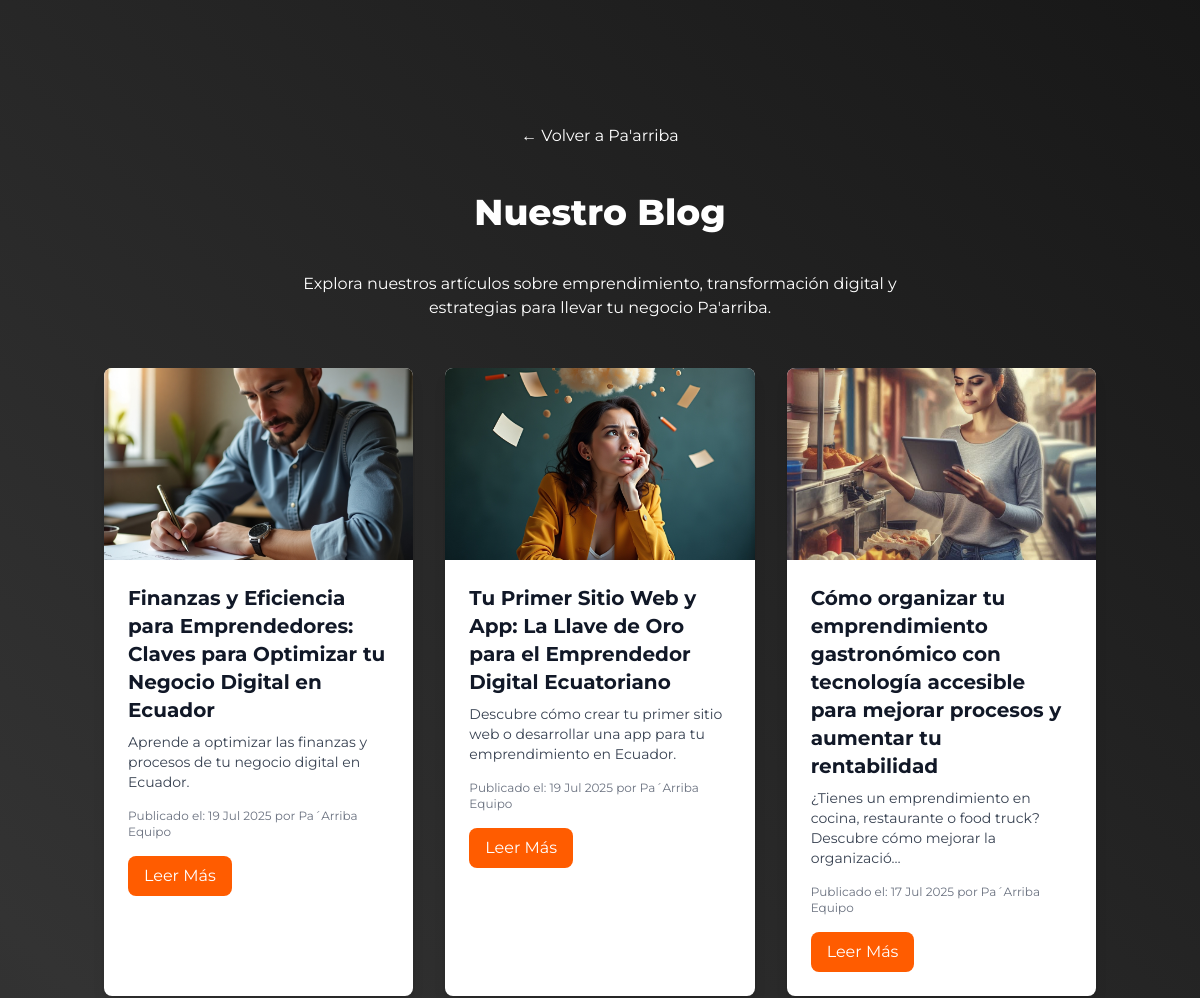
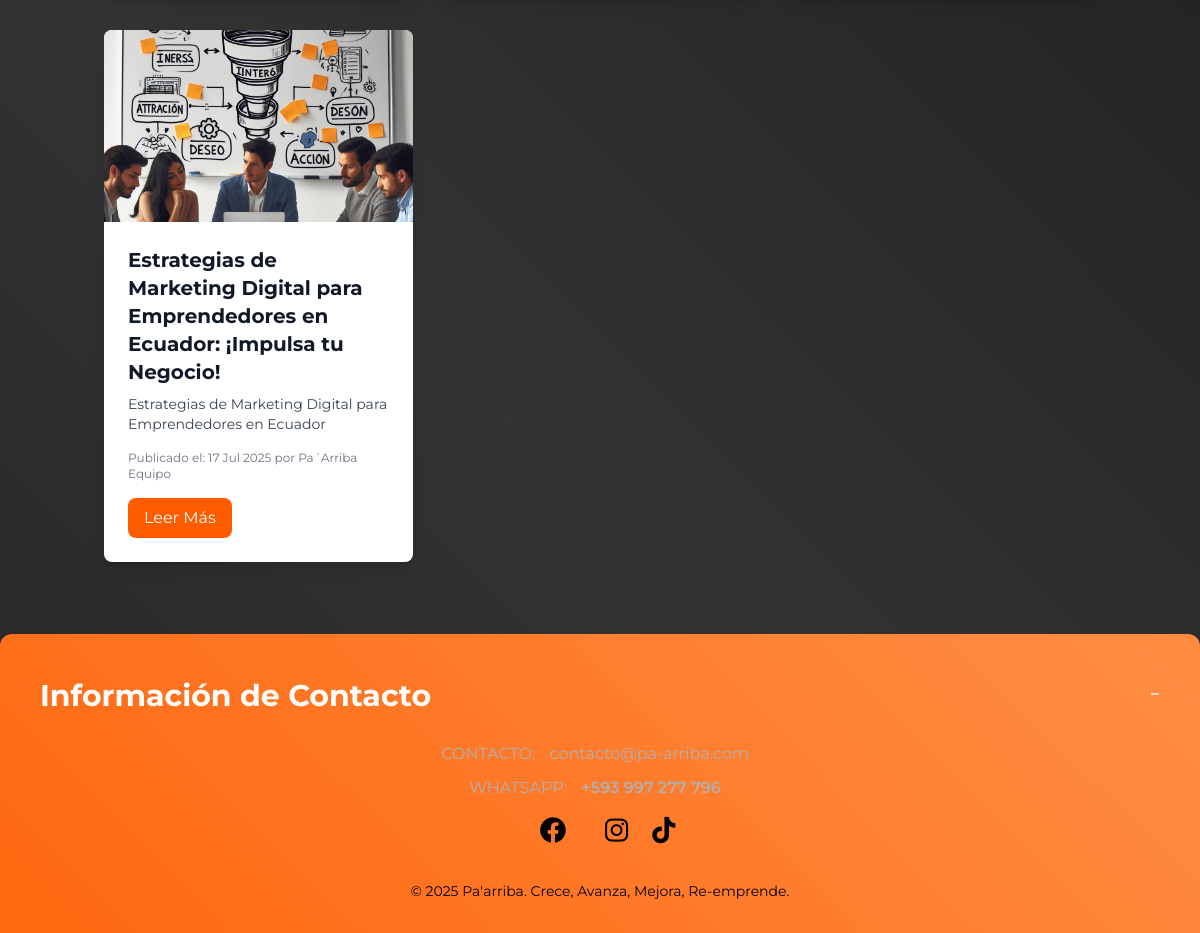
Screenshot of /blog/ with the database file from the repository (2 pictures, top to bottom).
### blog/models.py (models this page shows, shortened)
class Post(models.Model):
    title = models.CharField(max_length=200, verbose_name="Título del Artículo")
    meta_description = models.CharField(
        max_length=160,
        blank=True,
        null=True,
        help_text="Breve descripción para los motores de búsqueda (máx. 160 caracteres)."
    )
    content = RichTextField(blank=True, null=True, verbose_name="Contenido del Artículo")
    published_date = models.DateTimeField(default=timezone.now, verbose_name="Fecha de Publicación")
    author = models.CharField(max_length=100, default="Pa´Arriba Equipo", verbose_name="Autor")
    slug = models.SlugField(unique=True, blank=True, null=True, max_length=200, verbose_name="Slug (URL amigable)")
    image = models.ImageField(upload_to='blog_images/', blank=True, null=True, verbose_name="Imagen Destacada")
    image_alt_text = models.CharField(
        max_length=255,
        blank=True,
        null=True,
        help_text="Texto alternativo para la imagen (importante para SEO y accesibilidad)."
    )
    keywords = models.CharField(
        max_length=255,
        blank=True,
        null=True,
        help_text="Palabras clave separadas por comas para SEO."
    )
    is_published = models.BooleanField(default=False, verbose_name="Publicado")
    class Meta:
        ordering = ['-published_date']
        verbose_name = "Artículo de Blog"
        verbose_name_plural = "Artículos de Blog"

### blog/views.py (the view)
# urls.py: path('', views.post_list, name='post_list'),
def post_list(request):
    blogs = Post.objects.filter(is_published=True).order_by('-published_date')
    context = {
        'blogs': blogs
    }
    return render(request, 'blog/post_list.html', context)

### blog/templates/blog/post_list.html (shortened to what this page needs)
{% extends 'base.html' %}
{% load static %}
{% block content %}
<main class="container mx-auto px-4 py-8 mt-20">
    <div class="text-center mb-8">
        <a href="{% url 'core:index' %}#blog-card" class="inline-block bg-pa-arriba-blue-dark text-white px-6 py-3 rounded-lg hover:bg-blue-700 transition-colors duration-300">
            ← Volver a Pa'arriba
        </a>
    </div>
    <h1 class="text-4xl font-extrabold text-center text-pa-arriba-blue-dark mb-10">Nuestro Blog</h1>
    <p class="text-center text-white mb-12 max-w-2xl mx-auto">
        Explora nuestros artículos sobre emprendimiento, transformación digital y estrategias para llevar tu negocio Pa'arriba.
    </p>
    <div class="grid grid-cols-1 md:grid-cols-2 lg:grid-cols-3 gap-8">
        {% for post in blogs %}
        <div class="bg-white rounded-lg shadow-lg overflow-hidden transform transition-transform duration-300 hover:scale-105">
            {% if post.image %}
            <img src="{{ post.image.url }}" alt="{{ post.image_alt_text|default:post.title }}" class="w-full h-48 object-cover">
            {% else %}
            <div class="w-full h-48 bg-gray-200 flex items-center justify-center text-gray-500">
                <i class="fas fa-image text-6xl"></i>
            </div>
            {% endif %}
            <div class="p-6">
                <h2 class="text-xl font-bold text-gray-900 mb-2">{{ post.title }}</h2>
                <p class="text-gray-700 text-sm mb-4">{{ post.meta_description|truncatechars:100 }}</p>
                <p class="text-xs text-gray-500 mb-4">Publicado el: {{ post.published_date|date:"d M Y" }} por {{ post.author }}</p>
                <a href="{% url 'blog:post_detail' slug=post.slug %}" class="inline-block bg-pa-arriba-orange-force text-white px-4 py-2 rounded-lg hover:bg-orange-600 transition-colors duration-300" style="background-color: var(--pa-arriba-orange-force); color: var(--color-text-light);">Leer Más</a>
            </div>
        </div>
        {% empty %}
        <p class="col-span-full text-center text-gray-600">Aún no hay artículos de blog publicados. ¡Vuelve pronto!</p>
        {% endfor %}
    </div>
</main>
{% endblock %}

### core/static/core/style.css (style rules this page uses)
* { box-sizing: border-box; }
:root { --color-background-dark: #000000; --color-blue-section: #0D47A1; --color-gray-section: #212121; --color-light-bg-box: #F5F5DC; --color-text-light: #FFFFFF; --color-text-gray: #B0B0B0; --color-border-testimonial: #E8E8EA; --color-placeholder-photo: #B0C4DE; --color-green-slogan: #4CAF50; --color-orange-accent: #FF5C00; --color-accent-gold: #FFD700; --pa-arriba-orange-light: #FF8C42; --pa-arriba-orange-force: #FF5C00; --pa-arriba-blue-dark: #0D47A1; --pa-arriba-blue-light: #42A5F5; }
html, body { width: 100%; margin: 0; padding: 0; overflow-x: hidden; }
body { background-image: linear-gradient(45deg, var(--color-background-dark), #333333, var(--color-background-dark)); background-size: 120% 250%; background-size: 250% 250%; animation: animateBackgroundGradient 5s linear infinite alternate; color: var(--color-text-light); font-family: 'Montserrat', sans-serif; margin: 0; padding: 0; display: flex; flex-direction: column; align-items: center; min-height: 100vh; overflow-x: hidden; transition: padding-top 0.3s ease-in-out; position: relative; }

### rows the page displays
Post: image (picture), title "Finanzas y Eficiencia para Emprendedores: Claves para Optimizar tu Negocio Digital en Ecuador", meta_description "Aprende a optimizar las finanzas y procesos de tu negocio digital en Ecuador.", published_date "19 Jul 2025", author "Pa´Arriba Equipo"
Post: image (picture), title "Tu Primer Sitio Web y App: La Llave de Oro para el Emprendedor Digital Ecuatoriano", meta_description "Descubre cómo crear tu primer sitio web o desarrollar una app para tu emprendimiento en Ecuador.", published_date "19 Jul 2025", author "Pa´Arriba Equipo"
Post: image (picture), title "Cómo organizar tu emprendimiento gastronómico con tecnología accesible para mejorar procesos y aumentar tu rentabilidad", meta_description "¿Tienes un emprendimiento en cocina, restaurante o food truck? Descubre cómo mejorar la organizació…", published_date "17 Jul 2025", author "Pa´Arriba Equipo"
Post: image (picture), title "Estrategias de Marketing Digital para Emprendedores en Ecuador: ¡Impulsa tu Negocio!", meta_description "Estrategias de Marketing Digital para Emprendedores en Ecuador", published_date "17 Jul 2025", author "Pa´Arriba Equipo"
